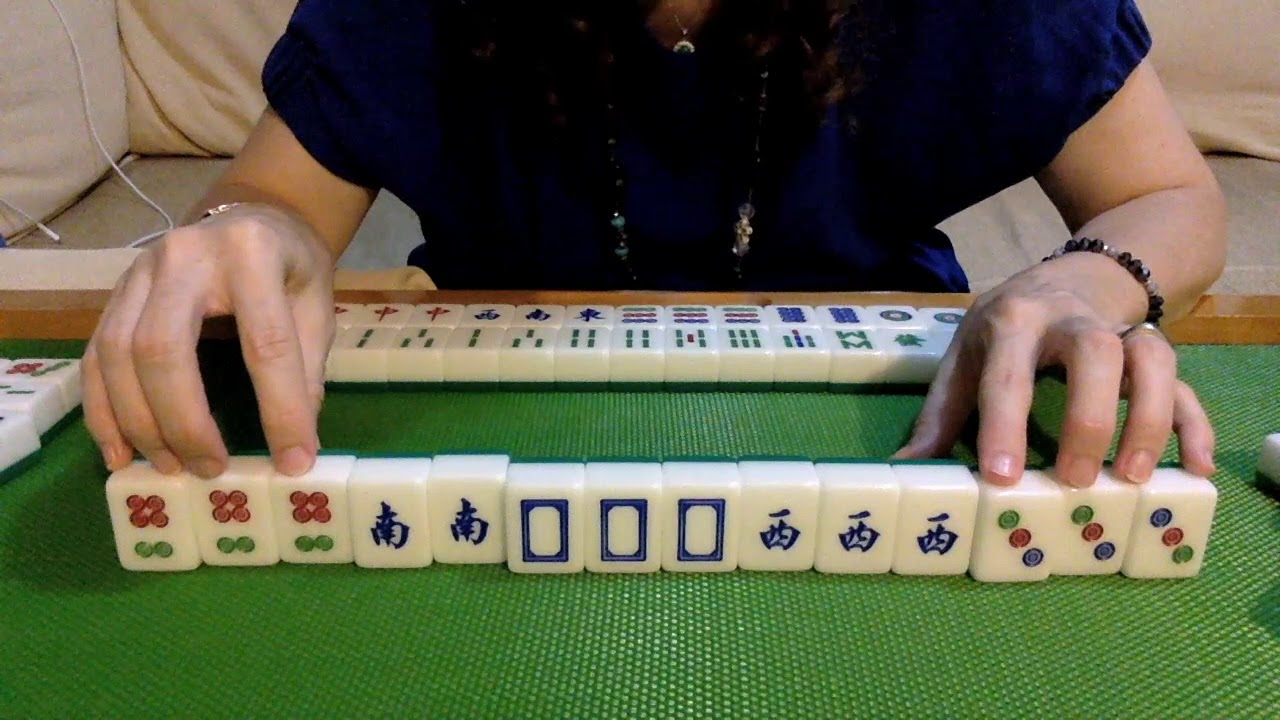
#> input picture backend/src/test2.jpg, 1280 x 720 px
$ python -i data_augmentation.py   (imports and definitions only)   (Python 2 division)
#> lines starting #> are read from the running program, lines starting #| are printed output that depends on the picture
import os
import argparse
from glob import glob
import numpy as np
import cv2
import csv
import pickle
import random
import datetime
import time
import uuid
from concurrent.futures import ProcessPoolExecutor, as_completed

THIS_FOLDER = os.path.dirname(os.path.abspath(__file__))

# Specify the size of tiles
image_height = 1024
image_width = 1024

# Set the path to the background images
background_fn = os.path.join(THIS_FOLDER, "backgrounds.pck")
bg_path = os.path.join(THIS_FOLDER, "datasets", "original", "bg_img")
bg_images = []

# Set the path to the images and the output directory
image_path = os.path.join(THIS_FOLDER, "datasets", "original", "tiles-resized")  # Path to the images
output_path = os.path.join(THIS_FOLDER, "datasets", "original", "augmented")  # Path to the output directory
output_images_path = os.path.join(output_path, "images")
output_labels_path = os.path.join(output_path, "labeled")
filenames = {}  # Get the list of filenames
tile_cache = {}

# Create the output directory if it does not exist
# [17 lines not run here, left out]


class Backgrounds():
    def __init__(self, background_fn=background_fn):
        with open(background_fn, "rb") as background_file:
            raw_backgrounds = pickle.load(background_file)
        self.backgrounds = [
            cv2.resize(
                cv2.cvtColor(background, cv2.COLOR_RGB2RGBA),
                (image_width, image_height),
                interpolation=cv2.INTER_AREA,
            )
            for background in raw_backgrounds
        ]
        self.bg_num = len(self.backgrounds)

    # [7 lines left out: function get_random, not called in this run]

# Initialize the background generator
# [1 line that did not run here, left out]

# Load the labels of the images
labels = os.path.join(THIS_FOLDER, "datasets", "original", "tiles-data", "data.csv")
tile_types = {}
# [33 lines not run here, left out]

tile_label_keys = list(tile_cache.keys())

# [2 lines not run here, left out]

# Rotate the image to the given angle
# [205 lines left out: functions rotate_tile, resize_tile, generate_images, _build_output_stem, generate_augmented_image, _worker_generate_image, not called in this run]


def run_generation(total_images, workers=1, min_tiles=5, max_tiles=14):
    if workers <= 1:
        for idx in range(total_images):
            num_tiles_in_row = random.randint(min_tiles, max_tiles)
            print(f"Generating image {idx + 1} with {num_tiles_in_row} tiles in a row...")
            generate_augmented_image(num_tiles_in_row, output_stem=_build_output_stem(idx + 1))
        return

    base_seed = int(time.time() * 1000) & 0x7FFFFFFF
    print(f"Generating {total_images} images with {workers} workers...")
    completed = 0
    with ProcessPoolExecutor(max_workers=workers) as executor:
        futures = [
            executor.submit(_worker_generate_image, idx + 1, min_tiles, max_tiles, base_seed)
            for idx in range(total_images)
        ]

        for future in as_completed(futures):
            _, num_tiles_in_row = future.result()
            completed += 1
            print(f"Generated image {completed}/{total_images} ({num_tiles_in_row} tiles)")


# [48 lines left out: functions benchmark_generation, parse_args, main, not called in this run]


# [2 lines not run here, left out]

>>> import cv2
>>> picture = cv2.imread('../test2.jpg', cv2.IMREAD_GRAYSCALE)
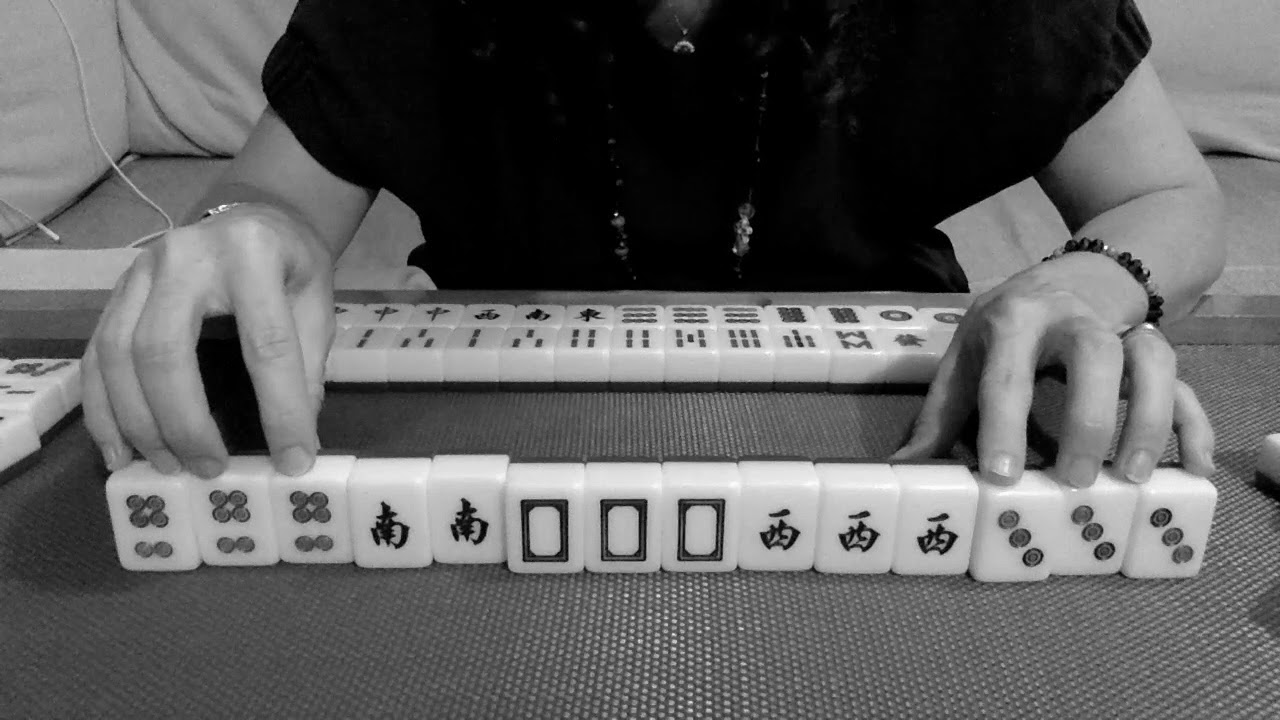
#> picture: shape (720, 1280); min 0, max 255, mean 94.7
>>> result = run_generation(picture)
#> (the run stopped early here; a loop or call above may not have finished)
